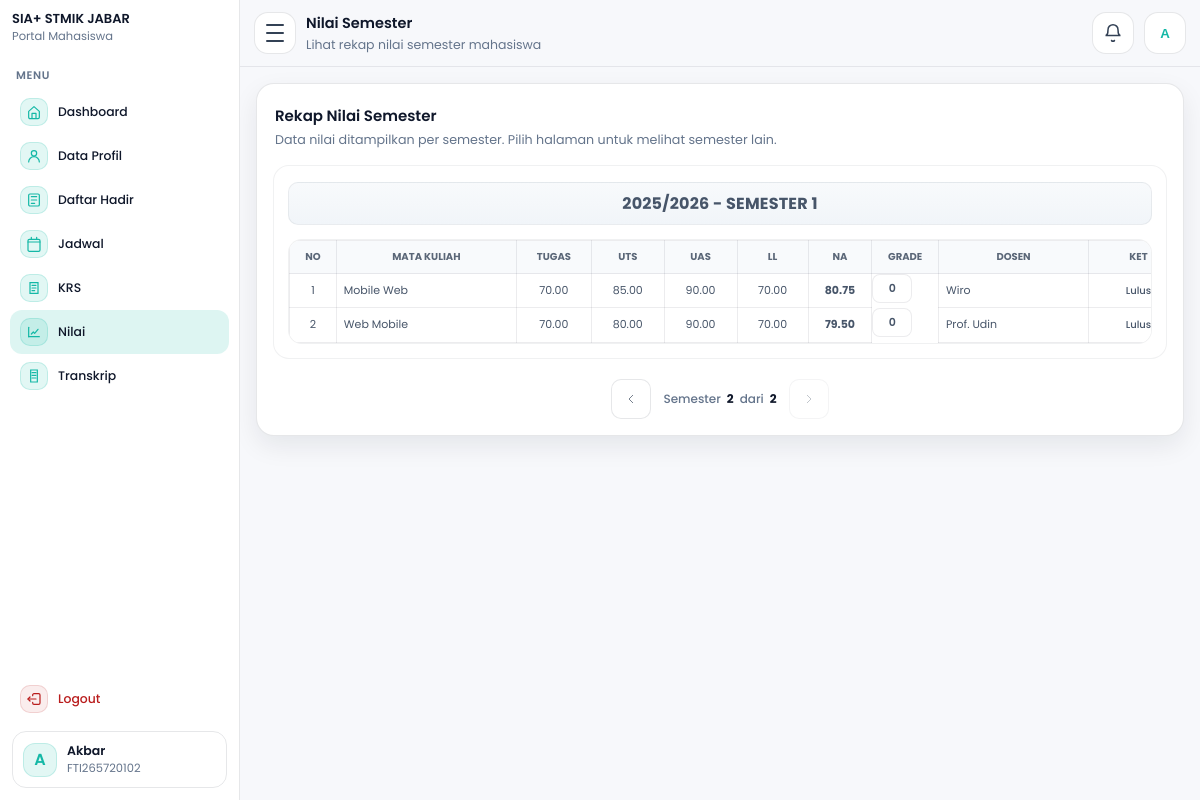
Screenshot of /mahasiswa/nilai.php?page=2 (signed in) with the database file from the repository.
### tables this page shows
CREATE TABLE `mahasiswa` (
  `id_mahasiswa` int NOT NULL,
  `tanggal_registrasi` date NOT NULL,
  `periode_pendaftaran` varchar(60) NOT NULL,
  `jenis_pendaftaran` varchar(60) NOT NULL,
  `jalur_pendaftaran` varchar(60) DEFAULT NULL,
  `program_studi` varchar(100) NOT NULL,
  `kelas` varchar(30) NOT NULL,
  `nim` varchar(30) NOT NULL,
  `jalur_keuangan` varchar(100) NOT NULL,
  `nama_mahasiswa` varchar(150) NOT NULL,
  `tempat_lahir` varchar(100) NOT NULL,
  `tanggal_lahir` date NOT NULL,
  `jenis_kelamin` varchar(20) NOT NULL,
  `golongan_darah` varchar(5) DEFAULT NULL,
  `agama` varchar(30) NOT NULL,
  `ukuran_seragam` varchar(10) NOT NULL,
  `nik` varchar(30) DEFAULT NULL,
  `nisn` varchar(30) DEFAULT NULL,
  `npwp` varchar(30) DEFAULT NULL,
  `kewarganegaraan` enum('WNI','WNA') DEFAULT NULL,
  `provinsi` varchar(100) DEFAULT NULL,
  `kab_kota` varchar(100) DEFAULT NULL,
  `kecamatan` varchar(100) DEFAULT NULL,
  `kelurahan` varchar(100) DEFAULT NULL,
  `jalan` varchar(200) DEFAULT NULL,
  `dusun` varchar(100) DEFAULT NULL,
  `rt` varchar(10) DEFAULT NULL,
  `rw` varchar(10) DEFAULT NULL,
  `kode_pos` varchar(10) DEFAULT NULL,
  `jenis_tinggal` varchar(50) DEFAULT NULL,
  `alat_transportasi` varchar(50) DEFAULT NULL,
  `telepon` varchar(30) DEFAULT NULL,
  `hp` varchar(30) DEFAULT NULL,
  `email` varchar(120) DEFAULT NULL,
  `penerima_kps` enum('Ya','Tidak') DEFAULT NULL,
  `no_kps` varchar(50) DEFAULT NULL,
  `nama_ayah` varchar(150) DEFAULT NULL,
  `tanggal_lahir_ayah` date DEFAULT NULL,
  `pendidikan_ayah` varchar(80) DEFAULT NULL,
  `pekerjaan_ayah` varchar(80) DEFAULT NULL,
  `penghasilan_ayah` varchar(80) DEFAULT NULL,
  `nama_ibu` varchar(150) DEFAULT NULL,
  `tanggal_lahir_ibu` date DEFAULT NULL,
  `pendidikan_ibu` varchar(80) DEFAULT NULL,
  `pekerjaan_ibu` varchar(80) DEFAULT NULL,
  `penghasilan_ibu` varchar(80) DEFAULT NULL,
  `nama_wali` varchar(150) DEFAULT NULL,
  `tanggal_lahir_wali` date DEFAULT NULL,
  `pendidikan_wali` varchar(80) DEFAULT NULL,
  `pekerjaan_wali` varchar(80) DEFAULT NULL,
  `penghasilan_wali` varchar(80) DEFAULT NULL,
  `asal_sekolah` varchar(150) DEFAULT NULL,
  `no_ijazah` varchar(80) DEFAULT NULL,
  `alamat_sekolah` varchar(255) DEFAULT NULL,
  `kodepos_sekolah` varchar(10) DEFAULT NULL,
  `email_sekolah` varchar(120) DEFAULT NULL,
  `telepon_sekolah` varchar(30) DEFAULT NULL,
  `website_sekolah` varchar(120) DEFAULT NULL,
  `asal_jurusan` varchar(120) DEFAULT NULL,
  `sks_diakui` int DEFAULT NULL,
  `asal_perguruan_tinggi` varchar(150) DEFAULT NULL,
  `asal_program_studi` varchar(150) DEFAULT NULL,
  `akun_dicetak` tinyint(1) NOT NULL DEFAULT '0',
  `akun_dicetak_pada` timestamp NULL DEFAULT NULL,
  `id_user` int DEFAULT NULL,
  `dibuat_pada` timestamp NULL DEFAULT CURRENT_TIMESTAMP,
  `diubah_pada` timestamp NULL DEFAULT NULL ON UPDATE CURRENT_TIMESTAMP
);

CREATE TABLE `nilai_mahasiswa` (
  `id_nilai` int NOT NULL,
  `id_mahasiswa` int NOT NULL,
  `id_dosen` int DEFAULT NULL,
  `tahun_akademik` varchar(30) NOT NULL,
  `semester` enum('Ganjil','Genap') NOT NULL,
  `semester_angka` int NOT NULL,
  `nama_mata_kuliah` varchar(150) NOT NULL,
  `nama_dosen_manual` varchar(150) NOT NULL,
  `tugas` decimal(5,2) DEFAULT NULL,
  `uts` decimal(5,2) DEFAULT NULL,
  `uas` decimal(5,2) DEFAULT NULL,
  `kehadiran` decimal(5,2) DEFAULT NULL,
  `nilai_akhir` decimal(5,2) DEFAULT NULL,
  `grade` varchar(5) DEFAULT NULL,
  `keterangan` varchar(100) DEFAULT NULL,
  `id_user_input` int DEFAULT NULL,
  `dibuat_pada` timestamp NULL DEFAULT CURRENT_TIMESTAMP,
  `diubah_pada` timestamp NULL DEFAULT NULL ON UPDATE CURRENT_TIMESTAMP
);

### mahasiswa/nilai.php (the view, shortened to what the rows shown need)
<?php
require_once __DIR__ . "/layout.php";
$nim  = $_SESSION['username'] ?? '';
$nama = $_SESSION['nama'] ?? 'Mahasiswa';
$is_blocked = false;
$blocked_msg = "";
$m = [
    'id_mahasiswa'     => 0,
    'nim'              => $nim,
    'nama_mahasiswa'   => $nama,
    'program_studi'    => '-',
    'kelas'            => '-',
    'angkatan'         => '-',
    'status_mahasiswa' => 'AKTIF',
];
if ($nim !== '') {
    $sql = "SELECT id_mahasiswa, nim, nama_mahasiswa, program_studi, kelas, tanggal_registrasi, periode_pendaftaran
            FROM mahasiswa
            WHERE nim=?
            LIMIT 1";
    $st = $conn->prepare($sql);
    if ($st) {
        $st->bind_param("s", $nim);
        $st->execute();
        $rs = $st->get_result();
        if ($rs && ($row = $rs->fetch_assoc())) {
            $m['id_mahasiswa']   = (int)($row['id_mahasiswa'] ?? 0);
            $m['nim']            = $row['nim'] ?? $m['nim'];
            $m['nama_mahasiswa'] = $row['nama_mahasiswa'] ?? $m['nama_mahasiswa'];
            $m['program_studi']  = $row['program_studi'] ?? $m['program_studi'];
            $m['kelas']          = $row['kelas'] ?? $m['kelas'];
            $m['periode_pendaftaran'] = $row['periode_pendaftaran'] ?? '';
            if (!empty($row['tanggal_registrasi'])) {
                $m['angkatan'] = date("Y", strtotime($row['tanggal_registrasi']));
            }
        }
    }
}
$nilaiRows = [];
if ($m['id_mahasiswa'] > 0) {
    $sqlNilai = "
        SELECT
            n.id_nilai,
            n.tahun_akademik,
            n.semester,
            n.semester_angka,
            n.nama_mata_kuliah,
            n.nama_dosen_manual,
            n.tugas,
            n.uts,
            n.uas,
            n.kehadiran,
            n.nilai_akhir,
            n.grade,
            n.keterangan,
            d.nama_dosen,
            d.kode_dosen
        FROM nilai_mahasiswa n
        LEFT JOIN dosen d ON d.id_dosen = n.id_dosen
        WHERE n.id_mahasiswa = ?
        ORDER BY
            n.tahun_akademik DESC,
            FIELD(LOWER(n.semester), 'genap', 'ganjil'),
            n.semester_angka DESC,
            n.nama_mata_kuliah ASC
    ";
    $stNilai = $conn->prepare($sqlNilai);
    if ($stNilai) {
        $stNilai->bind_param("i", $m['id_mahasiswa']);
        $stNilai->execute();
        $rsNilai = $stNilai->get_result();
        if ($rsNilai) {
            while ($row = $rsNilai->fetch_assoc()) {
                $nilaiRows[] = $row;
            }
        }
    }
}
$semesterGroups = [];
foreach ($nilaiRows as $row) {
    $tahun = trim((string)($row['tahun_akademik'] ?? ''));
    $semester = trim((string)($row['semester'] ?? ''));
    $semesterAngka = (int)($row['semester_angka'] ?? 0);
    $key = $tahun . '|' . $semester . '|' . $semesterAngka;
    if (!isset($semesterGroups[$key])) {
        $semesterGroups[$key] = [
            'tahun_akademik' => $tahun,
            'semester'       => $semester,
            'semester_angka' => $semesterAngka,
            'semester_label' => 'Semester ' . $semesterAngka,
            'rows'           => [],
        ];
    }
    $semesterGroups[$key]['rows'][] = $row;
}
$semesterPerPage = 1;
$groupList = array_values($semesterGroups);
$page = max(1, (int)($_GET['page'] ?? 1));
$offset = ($page - 1) * $semesterPerPage;
$semesterPageItems = array_slice($groupList, $offset, $semesterPerPage);
renderMahasiswaLayoutStart([
    "title"       => "Mahasiswa - Nilai Semester",
    "page_title"  => "Nilai Semester",
    "page_sub"    => "Lihat rekap nilai semester mahasiswa",
    "menu"        => "nilai",
    "nama_tampil" => $m['nama_mahasiswa'],
    "username"    => $m['nim'],
    "assetsBase"  => "..",
    "basePath"    => "",
    "is_blocked"  => $is_blocked,
    "blocked_msg" => $blocked_msg,
]);
?>
<link rel="stylesheet" href="../css/css_mahasiswa/nilai.css?v=6.0">
<section class="nilai-page"
         id="nilaiPage"
         data-api="api_akun.php?action=status"
         data-blocked-msg="<?= e($blocked_msg ?: 'Akun kamu dinonaktifkan oleh admin. Silakan hubungi pihak kampus.') ?>">
    <div class="nilai-card">
        <?php foreach ($semesterPageItems as $group): ?>
            <div class="nilai-box">
                <div class="nilai-semester-title">
                    <?= e($group['tahun_akademik']) ?> - <?= e($group['semester_label']) ?>
                </div>
                <div class="nilai-table-shell">
                    <div class="nilai-table-wrap">
                        <table class="nilai-table">
                            <thead>
                                <tr>
                                    <th style="width:50px;">No</th>
                                    <th style="min-width:180px;">Mata Kuliah</th>
                                    <th style="width:80px;">Tugas</th>
                                    <th style="width:80px;">UTS</th>
                                    <th style="width:80px;">UAS</th>
                                    <th style="width:80px;">LL</th>
                                    <th style="width:70px;">NA</th>
                                    <th style="width:70px;">Grade</th>
                                    <th style="min-width:150px;">Dosen</th>
                                    <th style="min-width:100px;">Ket</th>
                                </tr>
                            </thead>
                            <tbody>
                                <?php if (!empty($group['rows'])): ?>
                                    <?php
                                    $no = 1;
                                    foreach ($group['rows'] as $row):
                                        $mataKuliah = trim((string)($row['nama_mata_kuliah'] ?? $row['nama_mata_kuliah'] ?? '-'));
                                        $dosen = trim((string)($row['nama_dosen_manual'] ?? $row['nama_dosen'] ?? '-'));
                                        $tugas = $row['tugas'] !== null && $row['tugas'] !== '' ? number_format((float)$row['tugas'], 2) : '-';
                                        $uts   = $row['uts'] !== null && $row['uts'] !== '' ? number_format((float)$row['uts'], 2) : '-';
                                        $uas   = $row['uas'] !== null && $row['uas'] !== '' ? number_format((float)$row['uas'], 2) : '-';
                                        $ll    = $row['kehadiran'] !== null && $row['kehadiran'] !== '' ? number_format((float)$row['kehadiran'], 2) : '-';
                                        $na    = $row['nilai_akhir'] !== null && $row['nilai_akhir'] !== '' ? number_format((float)$row['nilai_akhir'], 2) : '-';
                                        $grade = trim((string)($row['grade'] ?? '-'));
                                        $ket   = trim((string)($row['keterangan'] ?? '-'));
                                    ?>
                                        <tr>
                                            <td class="center"><?= $no++; ?></td>
                                            <td class="left"><?= e($mataKuliah !== '-' ? $mataKuliah : '-'); ?></td>
                                            <td class="center"><?= e($tugas); ?></td>
                                            <td class="center"><?= e($uts); ?></td>
                                            <td class="center"><?= e($uas); ?></td>
                                            <td class="center"><?= e($ll); ?></td>
                                            <td class="center"><strong><?= e($na); ?></strong></td>
                                            <td class="center grade-<?= strtolower(e($grade)); ?>"><?= e($grade !== '-' ? $grade : '-'); ?></td>
                                            <td class="left"><?= e($dosen !== '-' ? $dosen : '-'); ?></td>
                                            <td class="center ket-<?= strtolower(str_replace(' ', '-', e($ket))); ?>"><?= e($ket !== '-' ? $ket : '-'); ?></td>
                                        </tr>
                                    <?php endforeach; ?>
                                <?php endif; ?>
                            </tbody>
                        </table>
                    </div>
                </div>
            </div>
        <?php endforeach; ?>
    </div>
</section>
<?php
renderMahasiswaLayoutEnd([
    "assetsBase" => ".."
]);
?>

### mahasiswa/layout.php (shortened to what the rows shown need)
<?php
function e($s){ return htmlspecialchars((string)$s, ENT_QUOTES, 'UTF-8'); }
function initials($name){
  $name = trim((string)$name);
  $parts = preg_split('/\s+/', $name);
  $a = strtoupper(substr($parts[0] ?? 'M', 0, 1));
  $b = strtoupper(substr($parts[1] ?? '', 0, 1));
  return $a . ($b ?: '');
}
function renderMahasiswaLayoutStart(array $opt = []){
  $nama_tampil = $opt['nama_tampil'] ?? ($_SESSION['nama'] ?? 'Mahasiswa');
  $username    = $opt['username'] ?? ($_SESSION['username'] ?? '');
  $assetsBase  = $opt['assetsBase'] ?? '..';
  $toastType = '';
  $toastMsg  = '';
  if (!empty($_SESSION['flash_success'])) {
    $toastType = 'success';
    $toastMsg  = (string)$_SESSION['flash_success'];
  } elseif (!empty($_SESSION['flash_error'])) {
    $toastType = 'error';
    $toastMsg  = (string)$_SESSION['flash_error'];
    unset($_SESSION['flash_error']);
  }
  $is_blocked  = !empty($opt['is_blocked']);
  $blocked_msg = $opt['blocked_msg'] ?? '';
  $ava = initials($nama_tampil);
  ?>
<!doctype html>
<html lang="id">
<head>
  <link rel="stylesheet" href="<?= e($assetsBase) ?>/css/css_mahasiswa/dashboard.css">
</head>
<body>
<div id="app" class="app"
     data-toast-type="<?= e($toastType) ?>"
     data-toast-msg="<?= e($toastMsg) ?>"
     data-login="<?= e($_GET['login'] ?? '') ?>"
     data-account-blocked="<?= $is_blocked ? '1' : '0' ?>"
     data-blocked-msg="<?= e($blocked_msg) ?>">
  <aside class="sidebar" aria-label="Sidebar Mahasiswa">
    <nav class="nav" id="nav">
      <div class="nav-bottom">
        <div class="who">
          <div class="who-ava"><?= e($ava) ?></div>
          <div class="who-txt">
            <div class="who-name"><?= e($nama_tampil) ?></div>
            <div class="who-role"><?= e($username) ?></div>
          </div>
        </div>
      </div>
    </nav>
  </aside>
  <main class="main">
    <header class="topbar">
      <div class="top-actions">
        <div class="profile drop" id="profileWrap">
          <button class="miniava" id="btnProfile" aria-label="Profil" type="button"><?= e($ava) ?></button>
        </div>
      </div>
    </header>
    <section class="content">
<?php
}
function renderMahasiswaLayoutEnd(array $opt = []){
  ?>
    </section>
  </main>
</div>
</body>
</html>
<?php
}

### rows the page displays
mahasiswa: nama_mahasiswa "A", nama_mahasiswa "Akbar", nim "FTI265720102"
nilai_mahasiswa: nama_mata_kuliah "Mobile Web", tugas "70.00", uts "85.00", uas "90.00", kehadiran "70.00", nilai_akhir "80.75", grade "0", nama_dosen_manual "Wiro", keterangan "Lulus"
nilai_mahasiswa: nama_mata_kuliah "Web Mobile", tugas "70.00", uts "80.00", uas "90.00", kehadiran "70.00", nilai_akhir "79.50", grade "0", nama_dosen_manual "Prof. Udin", keterangan "Lulus"

### other values shown
$page_title "Nilai Semester"
$page_sub "Lihat rekap nilai semester mahasiswa"
$group['tahun_akademik'] "2025/2026"
$group['semester_label'] "SEMESTER 1"
$page "2"
$totalPages "2"
